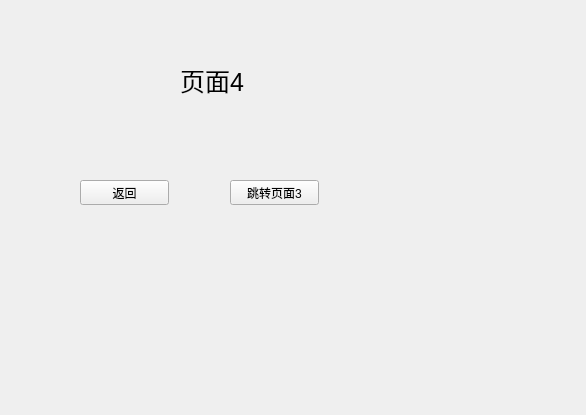
<?xml version="1.0" encoding="UTF-8"?>
<ui version="4.0">
 <class>page_4</class>
 <widget class="QWidget" name="page_4">
  <property name="geometry">
   <rect>
    <x>0</x>
    <y>0</y>
    <width>586</width>
    <height>415</height>
   </rect>
  </property>
  <property name="windowTitle">
   <string>Form</string>
  </property>
  <widget class="QLabel" name="label">
   <property name="geometry">
    <rect>
     <x>180</x>
     <y>30</y>
     <width>151</width>
     <height>101</height>
    </rect>
   </property>
   <property name="font">
    <font>
     <pointsize>19</pointsize>
    </font>
   </property>
   <property name="text">
    <string>页面4</string>
   </property>
  </widget>
  <widget class="QPushButton" name="pushButton">
   <property name="geometry">
    <rect>
     <x>230</x>
     <y>180</y>
     <width>89</width>
     <height>25</height>
    </rect>
   </property>
   <property name="text">
    <string>跳转页面3</string>
   </property>
  </widget>
  <widget class="QPushButton" name="pushButton_2">
   <property name="geometry">
    <rect>
     <x>80</x>
     <y>180</y>
     <width>89</width>
     <height>25</height>
    </rect>
   </property>
   <property name="text">
    <string>返回</string>
   </property>
  </widget>
 </widget>
 <resources/>
 <connections/>
</ui>
